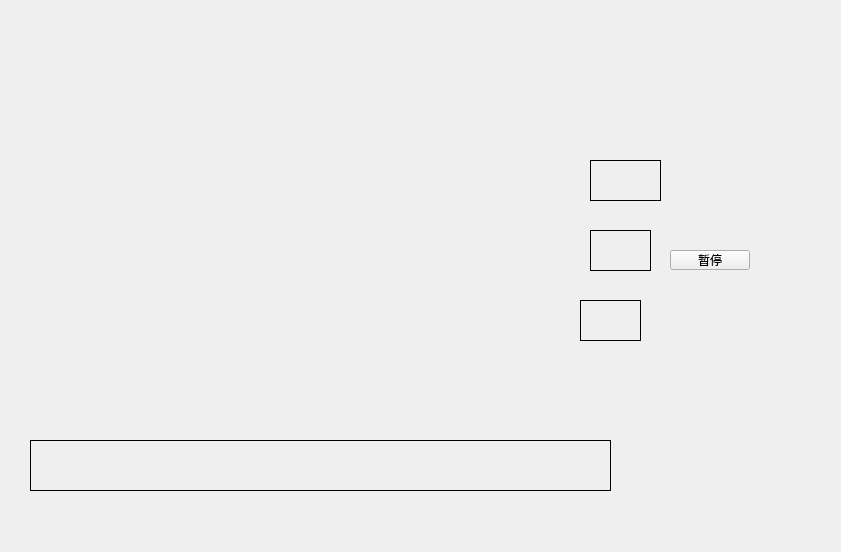
<?xml version="1.0" encoding="UTF-8"?>
<ui version="4.0">
 <class>Widget</class>
 <widget class="QWidget" name="Widget">
  <property name="geometry">
   <rect>
    <x>0</x>
    <y>0</y>
    <width>841</width>
    <height>552</height>
   </rect>
  </property>
  <property name="windowTitle">
   <string>Form</string>
  </property>
  <widget class="MyLabel" name="label">
   <property name="geometry">
    <rect>
     <x>30</x>
     <y>440</y>
     <width>581</width>
     <height>51</height>
    </rect>
   </property>
   <property name="frameShape">
    <enum>QFrame::Box</enum>
   </property>
   <property name="text">
    <string/>
   </property>
  </widget>
  <widget class="QLabel" name="label_2">
   <property name="geometry">
    <rect>
     <x>590</x>
     <y>160</y>
     <width>71</width>
     <height>41</height>
    </rect>
   </property>
   <property name="frameShape">
    <enum>QFrame::Box</enum>
   </property>
   <property name="text">
    <string/>
   </property>
  </widget>
  <widget class="QLabel" name="label_3">
   <property name="geometry">
    <rect>
     <x>590</x>
     <y>230</y>
     <width>61</width>
     <height>41</height>
    </rect>
   </property>
   <property name="frameShape">
    <enum>QFrame::Panel</enum>
   </property>
   <property name="text">
    <string/>
   </property>
  </widget>
  <widget class="QLabel" name="label_4">
   <property name="geometry">
    <rect>
     <x>580</x>
     <y>300</y>
     <width>61</width>
     <height>41</height>
    </rect>
   </property>
   <property name="frameShape">
    <enum>QFrame::Box</enum>
   </property>
   <property name="text">
    <string/>
   </property>
  </widget>
  <widget class="QPushButton" name="stopBtn">
   <property name="geometry">
    <rect>
     <x>670</x>
     <y>250</y>
     <width>80</width>
     <height>20</height>
    </rect>
   </property>
   <property name="text">
    <string>暂停</string>
   </property>
  </widget>
 </widget>
 <customwidgets>
  <customwidget>
   <class>MyLabel</class>
   <extends>QLabel</extends>
   <header>mylabel.h</header>
  </customwidget>
 </customwidgets>
 <resources/>
 <connections/>
</ui>
